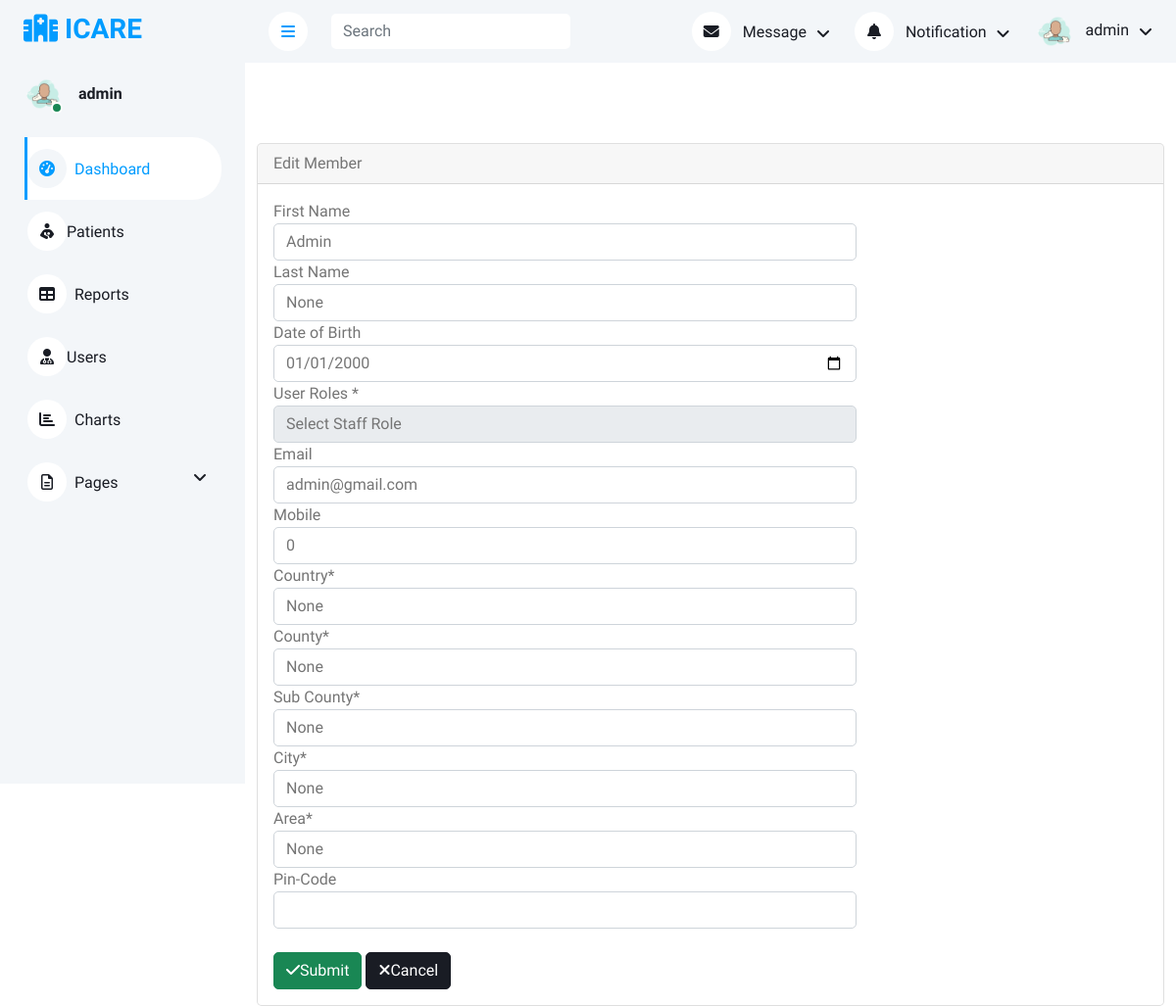
Page /user/edit/3/ (signed in) on the committed database.
### core/models.py (models this page shows, shortened)
class User(AbstractBaseUser,PermissionsMixin):
    username = models.CharField(max_length=50, unique=True)
    email = models.EmailField(max_length=255, unique=True)
    first_name = models.CharField(max_length=100)
    last_name = models.CharField(max_length=100, null=True)
    user_roles = models.CharField(choices=USER_ROLES, max_length=20)
    date_of_birth = models.DateField(default='2000-01-01', null=True)
    is_active = models.BooleanField(default=True)
    is_staff = models.BooleanField(default=True)
    is_admin = models.BooleanField(default=False)
    country = models.CharField(max_length=50, null=True)
    county = models.CharField(max_length=50, null=True)
    subcounty = models.CharField(max_length=50, null=True)
    city = models.CharField(max_length=50, null=True)
    area = models.CharField(max_length=150, null=True)
    mobile = models.CharField(max_length=10, default='0', null=True)
    pincode = models.CharField(default='', max_length=10, null=True)
    user_permissions = models.ManyToManyField(
        Permission, related_name='user_permissions', blank=True)
    objects = UserManager()
    USERNAME_FIELD = 'username'
    REQUIRED_FIELDS=['email','first_name']
    class Meta:
        permissions = (
            ("OfficeAdmin","Can manage all users accounts."),
            ("Add_user","Can add user accounts."),
            ("edit_patients","Can edit patient accounts."),
            ("view_patients","Can view patient accounts."),
            ("manage_patients","Can manage patient accounts."),
        )

### core/views.py (the view, shortened to what this page needs)
# urls.py: path('user/edit/<str:pk>/', views.update_user_view, name='edituser'),
@login_required(login_url='login')
def update_user_view(request, pk):
    contenttype = ContentType.objects.get_for_model(request.user)
    permissions = Permission.objects.filter(content_type_id=contenttype, codename__in=[
                                            "OfficeAdmin", "edit_patients", "Add_user", "view_patients", "manage_patients"])
    form = UserForm()
    selected_user = User.objects.get(id=pk)
    return render(request, "user/edit.html", {
        'form': form, 'userroles': USER_ROLES, 'permissions': permissions, 'selecteduser': selected_user})

### core/forms.py (shortened to what this page needs)
class UserForm(forms.ModelForm):
    password = forms.CharField(max_length=100, required=False)
    class Meta:
        model = User
        fields = ["email", "first_name", "last_name",
                  "user_roles", "username", "county","date_of_birth",
                  "subcounty", "city", "area", "mobile", "pincode"]
    def __init__(self, *args, **kwargs):
        super(UserForm, self).__init__(*args, **kwargs)
        not_required_fields = [ 'county', 'subcounty',
                               'city', 'area', 'mobile',
                               'pincode', 'last_name']
        for field in not_required_fields:
            self.fields[field].required = False
        if not self.instance.pk:
            self.fields['password'].required = True

### templates/user/edit.html (shortened to what this page needs)
{% extends 'base.html' %}
{% block content %}
<main style="margin-top: 58px">
<div class="container pt-4">
    <div class="card margin-top-set">
      <div class="card-header">Edit Member</div>
      <div class="card-body pb-pad">
        <form id="edituserform" class="form-horizontal" role="form" method="POST">
          <div class="box-form">
            <div class="form-group">
              <label for="inputEmail3" class="col-sm-4 control-label">First Name</label>
              <div class="col-sm-8">
                <input type="text" class="text-box form-control wid-form" id="first_name" name="first_name" value="{{user.first_name }}">
              </div>
            </div>
            <div class="form-group">
              <label for="inputEmail3" class="col-sm-4 control-label">Last Name</label>
              <div class="col-sm-8">
                <input type="text" class="text-box form-control wid-form" id="last_name" name="last_name" value="{{ user.last_name }}">
              </div>
            </div>
            <div class="form-group">
              <label for="inputEmail3" class="col-sm-4 control-label">Date of Birth</label>
              <div class="col-sm-8">
              <input type="date" class="text-box form-control" id="datepicker-dob" name="date_of_birth" value="{{ user.date_of_birth|date:"Y-m-d" }}">
              </div>
            </div>
            <div class="form-group">
              <label for="inputEmail3" class="col-sm-4 control-label">User Roles <span>*</span></label>
              <div class="col-sm-8">
                <select class="text-box form-control wid-form select-box-pad" name="user_roles" id="user_roles">
                  <option>Select Staff Role</option>
                </select>
              </div>
            </div>
          </div>
          <div class="box-form">
            <div class="form-group">
              <label for="inputEmail3" class="col-sm-4 control-label">Email</label>
              <div class="col-sm-8">
                <input type="email" class="text-box form-control" name="email" {% if user.email %} value="{{ user.email }}" {% endif %} id="email">
              </div>
            </div>
            <div class="form-group">
              <label for="inputEmail3" class="col-sm-4 control-label">Mobile</label>
              <div class="col-sm-8">
                <input type="text" class="text-box form-control" name="mobile" value="{{ user.mobile }}" id="mobile">
              </div>
            </div>
            <div class="form-group">
              <label for="inputEmail3" class="col-sm-4 control-label">Country<span>*</span></label>
              <div class="col-sm-8">
                <input type="text" class="text-box form-control" id="country" name="country" value="{{ user.country }}" required="True">
              </div>
            </div>
            <div class="form-group">
              <label for="inputEmail3" class="col-sm-4 control-label">County<span>*</span></label>
              <div class="col-sm-8">
                <input type="text" class="text-box form-control" id="county" name="county" value="{{ user.county }}" required="True">
              </div>
            </div>
            <div class="form-group">
              <label for="inputEmail3" class="col-sm-4 control-label">Sub County<span>*</span></label>
              <div class="col-sm-8">
                <input type="text" class="text-box form-control" id="subcounty" name="subcounty" value="{{ user.subcounty }}" required="True">
              </div>
            </div>
            <div class="form-group">
              <label for="inputEmail3" class="col-sm-4 control-label">City<span>*</span></label>
              <div class="col-sm-8">
                <input type="text" class="text-box form-control" id="city" name="city" value="{{ user.city }}" required="True">
              </div>
            </div>
            <div class="form-group">
              <label for="inputEmail3" class="col-sm-4 control-label">Area<span>*</span></label>
              <div class="col-sm-8">
                <input type="text" class="text-box form-control" id="area" name="area" value="{{ user.area }}" required="True">
              </div>
            </div>
            <div class="form-group">
              <label for="inputEmail3" class="col-sm-4 control-label">Pin-Code</label>
              <div class="col-sm-8">
                <input type="text" class="text-box form-control" name="pincode" value="{{ user.pincode }}" id="pincode">
              </div>
            </div>
          </div>
          <br clear="all" />
          <div class="btns-row">
            <div class="form-group btns align-btns">
              <button class="btn btn-success"><i class="fa fa-check padd"></i>Submit</button>
              <button class="btn btn-dark" type="reset"><i class="fa fa-times padd"></i>Cancel</button>
            </div>
          </div>
        </form>
      </div>
    </div>
  </div>
</main>
{% endblock content %}

### templates/nav.html (shortened to what this page needs)
{% load static %}
  <header>
    <div class="sidebar pe-4 pb-3">
            <nav class="navbar bg-light navbar-light">
                <a href="{% url 'home'%}" class="navbar-brand mx-4 mb-3">
                    <h3 class="text-primary"><i class="fa-solid fa-hospital"></i> ICARE</h3>
                </a>
                <div class="d-flex align-items-center ms-4 mb-4">
                    <div class="position-relative">
                        <img class="rounded-circle" src="{% static 'img/user.png' %}" alt="" style="width: 40px; height: 40px;">
                        <div class="bg-success rounded-circle border border-2 border-white position-absolute end-0 bottom-0 p-1"></div>
                    </div>
                    <div class="ms-3">
                        <h6 class="mb-0">{{user}}</h6>
                    </div>
                </div>
                <div class="navbar-nav w-100">
                    <a href="{% url 'home'%}" class="nav-item nav-link active"><i class="fa fa-tachometer-alt me-2"></i>Dashboard</a>
                    <a href="{% url 'viewpatients' slug='0'%}" class="nav-item nav-link"><i class="fa-solid fa-person-breastfeeding"></i>Patients</a>
                    <a href="{% url 'reportlist' %}" class="nav-item nav-link"><i class="fa fa-table me-2"></i>Reports</a>
                    {% if user.is_admin or user.user_roles == "OfficeAdmin" %}
                    <a href="{% url 'userslist' %}" class="nav-item nav-link"><i class="fa-solid fa-user-doctor"></i>Users</a>
                    {% endif %}
                    <a href="#" class="nav-item nav-link"><i class="fa fa-chart-bar me-2"></i>Charts</a>
                    <div class="nav-item dropdown">
                        <a href="#" class="nav-link dropdown-toggle" data-bs-toggle="dropdown"><i class="far fa-file-alt me-2"></i>Pages</a>
                    </div>
                </div>
            </nav>
        </div>
          <nav class="navbar navbar-expand bg-light navbar-light sticky-top px-4 py-0">
                <a href="#" class="sidebar-toggler flex-shrink-0">
                    <i class="fa fa-bars"></i>
                </a>
                <form class="d-none d-md-flex ms-4">
                    <input class="form-control border-0" type="search" placeholder="Search">
                </form>
                <div class="navbar-nav align-items-center ms-auto">
                    <div class="nav-item dropdown">
                        <a href="#" class="nav-link dropdown-toggle" data-bs-toggle="dropdown">
                            <i class="fa fa-envelope me-lg-2"></i>
                            <span class="d-none d-lg-inline-flex">Message</span>
                        </a>
                    </div>
                    <div class="nav-item dropdown">
                        <a href="#" class="nav-link dropdown-toggle" data-bs-toggle="dropdown">
                            <i class="fa fa-bell me-lg-2"></i>
                            <span class="d-none d-lg-inline-flex">Notification</span>
                        </a>
                    </div>
                    <div class="nav-item dropdown">
                        <a href="#" class="nav-link dropdown-toggle" data-bs-toggle="dropdown">
                            <img class="rounded-circle me-lg-2" src="{% static 'img/user.png' %}" alt="" style="width: 40px; height: 40px;">
                            <span class="d-none d-lg-inline-flex">{{user}}</span>
                        </a>
                    </div>
                </div>
            </nav>
  </header>

### static/css/style.css (style rules this page uses)
:root { --primary: #009CFF; --light: #F3F6F9; --dark: #191C24; }
.btn { transition: .5s; }
.sidebar { position: fixed; top: 0; left: 0; bottom: 0; width: 250px; height: 100vh; overflow-y: auto; background: var(--light); transition: 0.5s; z-index: 999; }
@media (min-width: 992px) { .sidebar { margin-left: 0; } }
.sidebar .navbar .navbar-nav .nav-link { padding: 7px 20px; color: var(--dark); font-weight: 500; border-left: 3px solid var(--light); border-radius: 0 30px 30px 0; outline: none; }
.sidebar .navbar .navbar-nav .nav-link:hover, .sidebar .navbar .navbar-nav .nav-link.active { color: var(--primary); background: #FFFFFF; border-color: var(--primary); }
.sidebar .navbar .navbar-nav .nav-link i { width: 40px; height: 40px; display: inline-flex; align-items: center; justify-content: center; background: #FFFFFF; border-radius: 40px; }
.sidebar .navbar .navbar-nav .nav-link:hover i, .sidebar .navbar .navbar-nav .nav-link.active i { background: var(--light); }
.sidebar .navbar .dropdown-toggle::after { position: absolute; top: 15px; right: 15px; border: none; content: "\f107"; font-family: "Font Awesome 5 Free"; font-weight: 900; transition: .5s; }
.content .navbar .navbar-nav .nav-link { margin-left: 25px; padding: 12px 0; color: var(--dark); outline: none; }
.content .navbar .navbar-nav .nav-link:hover, .content .navbar .navbar-nav .nav-link.active { color: var(--primary); }
.content .navbar .sidebar-toggler, .content .navbar .navbar-nav .nav-link i { width: 40px; height: 40px; display: inline-flex; align-items: center; justify-content: center; background: #FFFFFF; border-radius: 40px; }
.content .navbar .dropdown-toggle::after { margin-left: 6px; vertical-align: middle; border: none; content: "\f107"; font-family: "Font Awesome 5 Free"; font-weight: 900; transition: .5s; }

### rows in the picture
User: username "admin", first_name "Admin", last_name "None", date_of_birth "01/01/2000", email "admin@gmail.com", mobile "0", country "None", county "None", subcounty "None", city "None", area "None"
